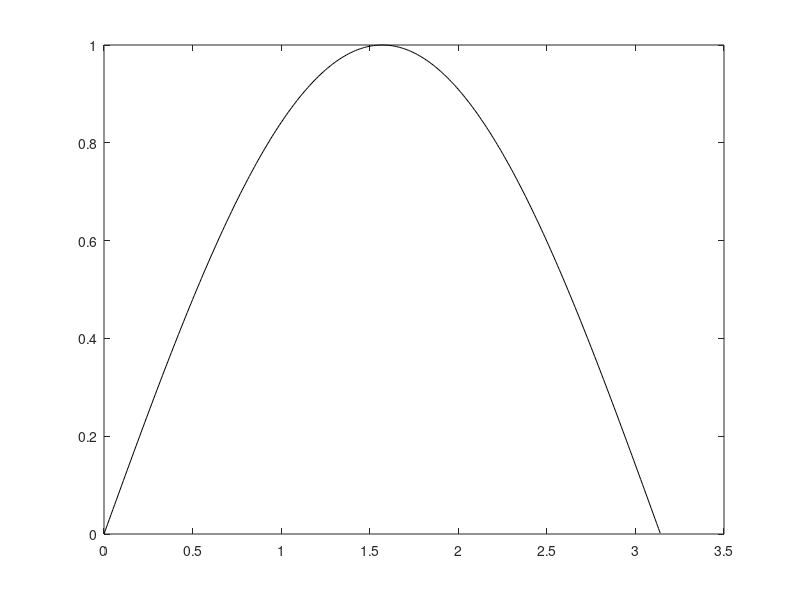

MATLAB code to generate this figure: (Note: this script raises an error after producing the figure.)
% Reprezentam grafic sin(x) pe [0,pi] cu negru
x_graph=0:0.01:pi;
y_garph=sin(x_graph);
plot(x_graph,y_garph,'k')
hold on

% Reprezentem SplineComplete cu rosu
X = [0 pi/10 pi/2 pi]; Y = [0 sin(pi/10) sin(pi/2) 0]; Yd = [1, -1]; 
x = X(1):0.01:X(end);

[c,y] = SplineComplete(X,Y,x,Yd(1),Yd(2));
plot(x,y,'r');

% Reprezentem SplineNatural cu albastru
[c,y] = SplineNatural(X,Y,x);
plot(x,y);

% Reprezentem SplineDeBor cu verge
[c,y] = SplineNatural(X,Y,x);
plot(x,y,'g');


